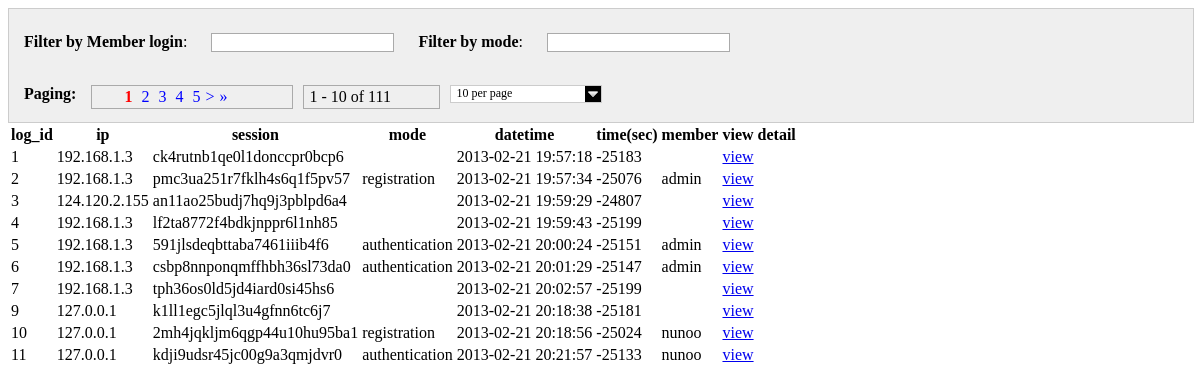
Page /pageElement/logHeader.php (signed in) on the committed database.
### tables this page shows
CREATE TABLE IF NOT EXISTS `tbl_logheader` (
  `logH_id` smallint(5) NOT NULL AUTO_INCREMENT,
  `logH_ip` varchar(15) NOT NULL,
  `logH_session` varchar(35) NOT NULL,
  `logH_mode` varchar(60) NOT NULL,
  `logH_datetime` datetime NOT NULL,
  `member_id` smallint(5) NOT NULL,
  PRIMARY KEY (`logH_id`)
);

CREATE TABLE IF NOT EXISTS `tbl_member` (
  `member_id` smallint(5) NOT NULL AUTO_INCREMENT,
  `member_firstname` varchar(60) NOT NULL,
  `member_lastname` varchar(60) NOT NULL,
  `member_phone` varchar(10) NOT NULL,
  `member_email` varchar(60) NOT NULL,
  `member_login` varchar(20) NOT NULL,
  `member_pwd` varchar(255) NOT NULL,
  `member_role` varchar(60) NOT NULL DEFAULT 'user',
  PRIMARY KEY (`member_id`),
  UNIQUE KEY `member_id` (`member_id`),
  KEY `member_id_2` (`member_id`)
);

### pageElement/logHeader.php (the view, shortened to what this page needs)
<?php
	include ('../control/logControl.php');
	$strSQL = 'SELECT tbl_logheader.logH_id, tbl_logheader.logH_ip, tbl_logheader.logH_session, ';
	$strSQL = $strSQL.'tbl_logheader.logH_mode, tbl_logheader.logH_datetime, MAX(tbl_logdetail.logD_time) AS logD_time, ';
	$strSQL = $strSQL.'MAX(tbl_logdetail.logD_id), tbl_member.member_login ';
	$strSQL = $strSQL.'FROM tbl_logheader LEFT JOIN tbl_logdetail ';
	$strSQL = $strSQL.'ON tbl_logheader.logH_id = tbl_logdetail.logH_id ';
	$strSQL = $strSQL.'LEFT JOIN tbl_member ON ( tbl_logheader.member_id = tbl_member.member_id ) ';
	$strSQL = $strSQL.'GROUP BY tbl_logdetail.logH_id';
	$objQuery=$conn->query($strSQL) or die(mysql_error());
?>
<link rel="stylesheet" href="../css/dataList.css" />
<div id="demo" class="books-list">
	<div class="panel">
		<div id="filter">
			<p>
				<b>Filter by Member login</b>:
				<input class="member" type="text" value="" style="margin: 0px 20px 0px 20px;" />
				<b>Filter by mode</b>:
				<input class="mode" type="text" value="" style="margin-left: 20px;" />
			</p>
			<br/>
		</div>
		<p>
			<br/>
			<br/>
		</p>
		<div id="paging">
			<div class="text">
				<b>Paging:</b>
			</div>
			<div id="buttons"></div>
			<div id="info"></div>
			<div class="drop-down" id="page-by">
			</div>
		</div>
	</div>
	<table class="logTable">
		<thead>
			<th>log_id</th>
			<th>ip</th>
			<th>session</th>
			<th>mode</th>
			<th>datetime</th>
			<th>time(sec)</th>
			<th>member</th>
			<th>view detail</th>
		</thead>
		<tbody class="content">
			<?php
			while($objResult = $objQuery->fetch_assoc()){
			$logHeaderID = $objResult['logH_id'];
			$diffTime = strtotime($objResult['logD_time']) - strtotime($objResult['logH_datetime']);
			?>
			<tr class="logRecord">
				<td class="logH_id"><?php echo $objResult['logH_id'];?></td>
				<td class="ip"><?php echo $objResult['logH_ip'];?></td>
				<td><?php echo $objResult['logH_session'];?></td>
				<td class="mode"><?php echo $objResult['logH_mode'];?></td>
				<td class="date"><?php echo $objResult['logH_datetime'];?></td>
				<td><?php echo $diffTime;?></td>
				<td class="member"><?php echo $objResult['member_login'];?></td>
				<td><?php echo "<a href='#' id=$logHeaderID class='viewLog' onclick='show_detail($logHeaderID,$diffTime)'>view</a>";?>
				</td>
			</tr>
			<?php
		}
		?>
		</tbody>
	</table>
</div>

### css/dataList.css (style rules this page uses)
div.books-list { float: left; width: 100%; }
div.panel { border: 1px solid #cccccc; background-color: #efefef; float: left; width: 100%; padding: 5px 0px 0px 0px; }
#filter { float: left; width: 100%; height: 27px; margin: 0px 0px 10px 0px; padding: 3px 0px 0px 0px; }
#filter p { padding: 0px 15px 0px 15px; }
div#filter input { border: 1px solid #aaaaaa; }
div#paging { float: left; width: 100%; height: 27px; margin: 0px 0px 10px 0px; padding: 3px 0px 0px 0px; }
div#paging #buttons { float: left; width: 200px; height: 20px; padding: 2px 0px 0px 0px; margin: 0px 10px 0px 10px; border: 1px solid #aaaaaa; }
div#paging #info { float: left; width: 125px; height: 20px; padding: 2px 5px 0px 5px; margin: 0px 10px 0px 0px; border: 1px solid #aaaaaa; }
div#paging .text { float: left; padding: 0px 5px 0px 15px; }
div.drop-down { float: left; width: 150px; height: 16px; position: relative; font-size: 12px; border-collapse: collapse; }

### rows in the picture
tbl_logheader: logH_id "1", logH_ip "192.168.1.3", logH_session "ck4rutnb1qe0l1donccpr0bcp6", logH_datetime "2013-02-21 19:57:18", diffTime "-25183"
tbl_logheader: logH_id "2", logH_ip "192.168.1.3", logH_session "pmc3ua251r7fklh4s6q1f5pv57", logH_mode "registration", logH_datetime "2013-02-21 19:57:34", diffTime "-25076", member.member_login "admin"
tbl_logheader: logH_id "3", logH_ip "124.120.2.155", logH_session "an11ao25budj7hq9j3pblpd6a4", logH_datetime "2013-02-21 19:59:29", diffTime "-24807"
tbl_logheader: logH_id "4", logH_ip "192.168.1.3", logH_session "lf2ta8772f4bdkjnppr6l1nh85", logH_datetime "2013-02-21 19:59:43", diffTime "-25199"
tbl_logheader: logH_id "5", logH_ip "192.168.1.3", logH_session "591jlsdeqbttaba7461iiib4f6", logH_mode "authentication", logH_datetime "2013-02-21 20:00:24", diffTime "-25151", member.member_login "admin"
tbl_logheader: logH_id "6", logH_ip "192.168.1.3", logH_session "csbp8nnponqmffhbh36sl73da0", logH_mode "authentication", logH_datetime "2013-02-21 20:01:29", diffTime "-25147", member.member_login "admin"
tbl_logheader: logH_id "7", logH_ip "192.168.1.3", logH_session "tph36os0ld5jd4iard0si45hs6", logH_datetime "2013-02-21 20:02:57", diffTime "-25199"
tbl_logheader: logH_id "9", logH_ip "127.0.0.1", logH_session "k1ll1egc5jlql3u4gfnn6tc6j7", logH_datetime "2013-02-21 20:18:38", diffTime "-25181"
tbl_logheader: logH_id "10", logH_ip "127.0.0.1", logH_session "2mh4jqkljm6qgp44u10hu95ba1", logH_mode "registration", logH_datetime "2013-02-21 20:18:56", diffTime "-25024", member.member_login "nunoo"
tbl_logheader: logH_id "11", logH_ip "127.0.0.1", logH_session "kdji9udsr45jc00g9a3qmjdvr0", logH_mode "authentication", logH_datetime "2013-02-21 20:21:57", diffTime "-25133", member.member_login "nunoo"
